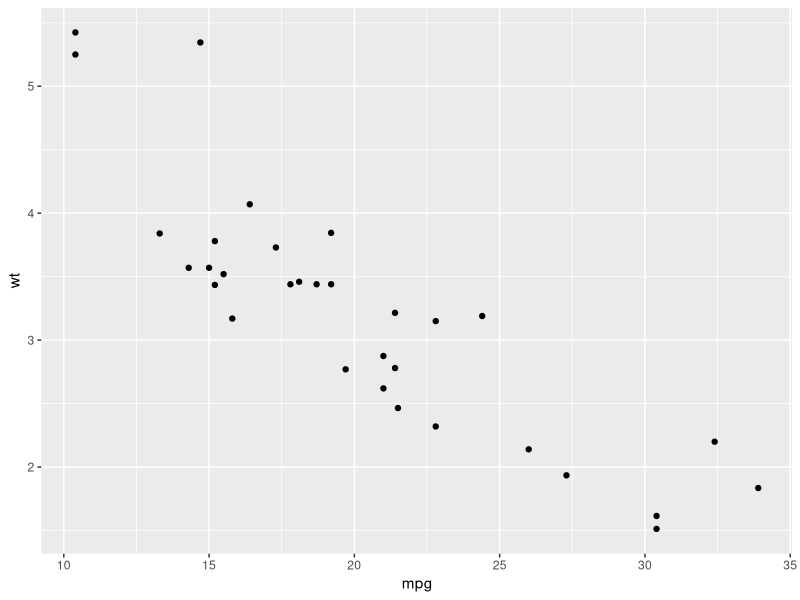
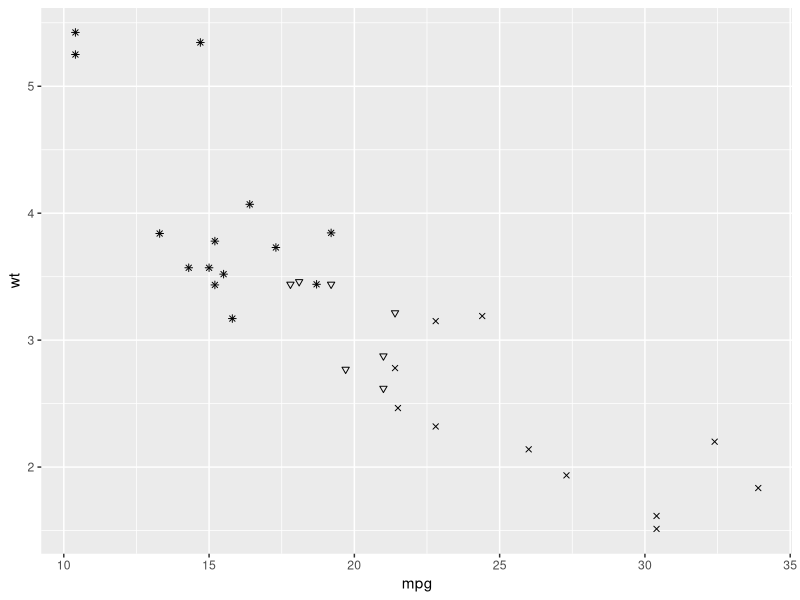
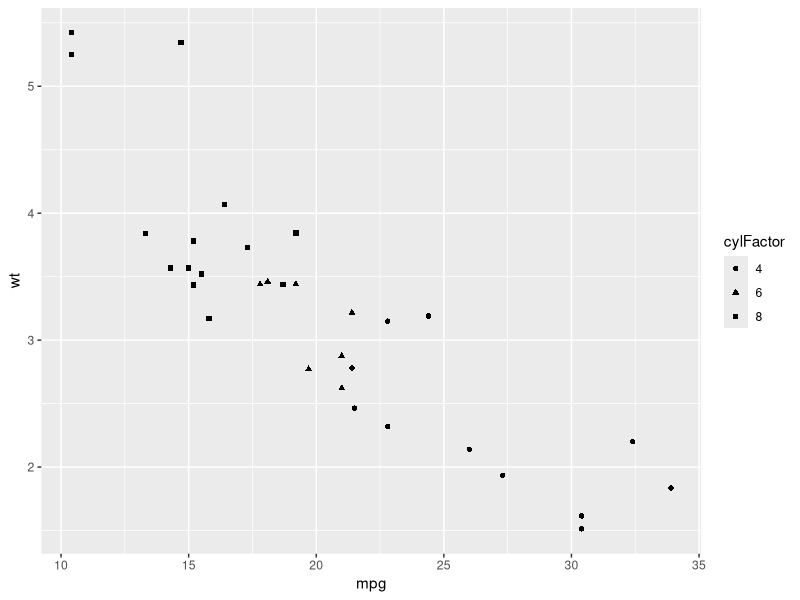
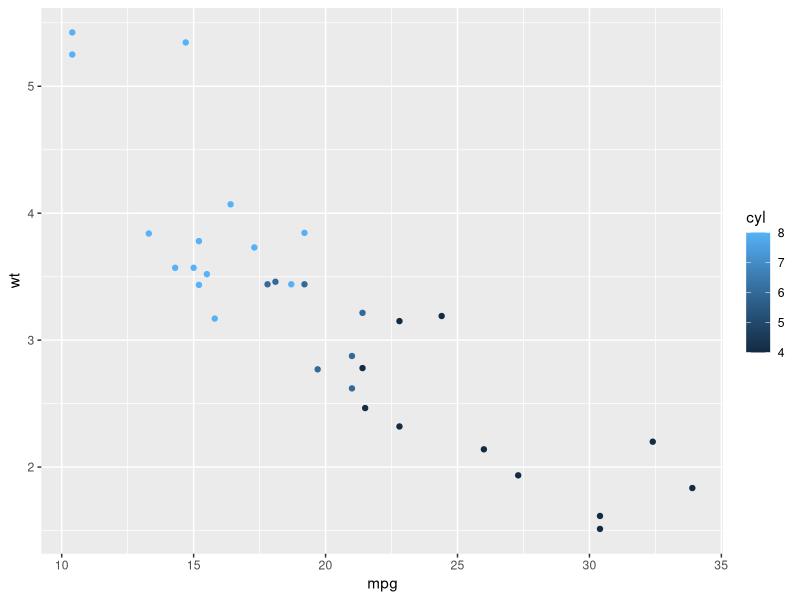
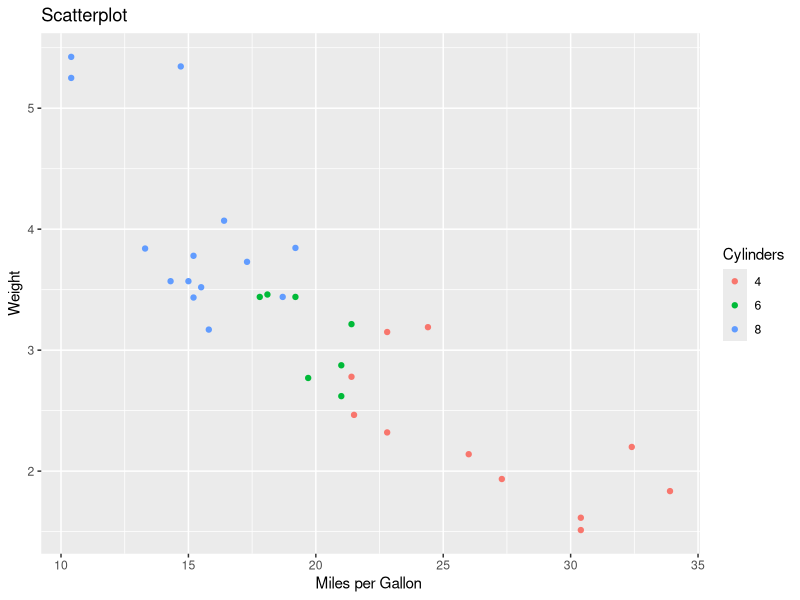
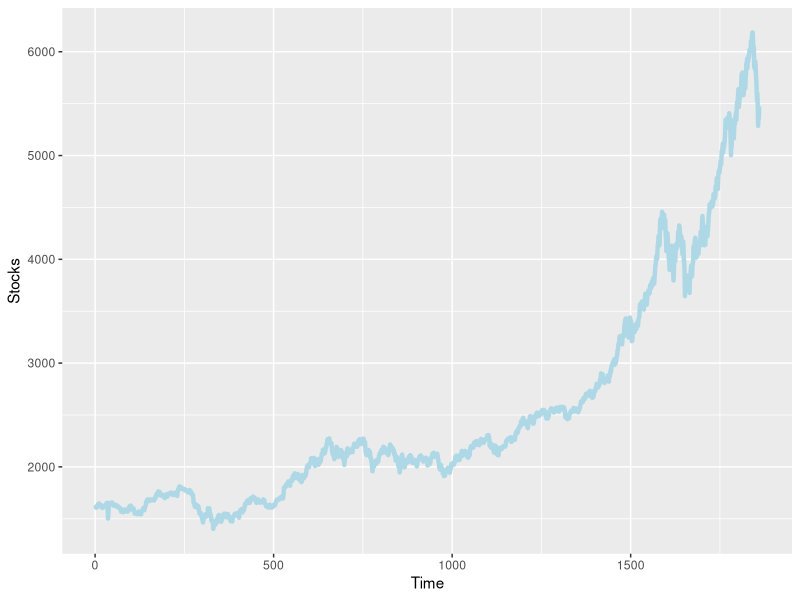
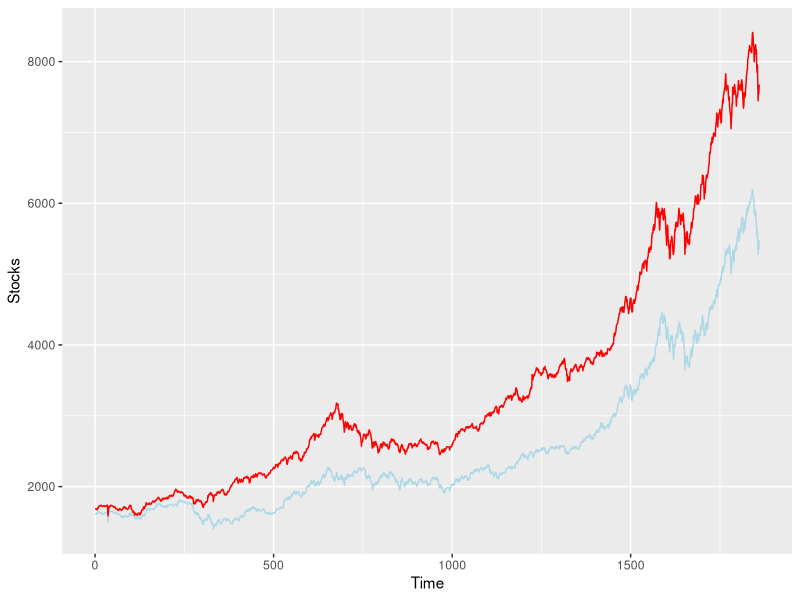
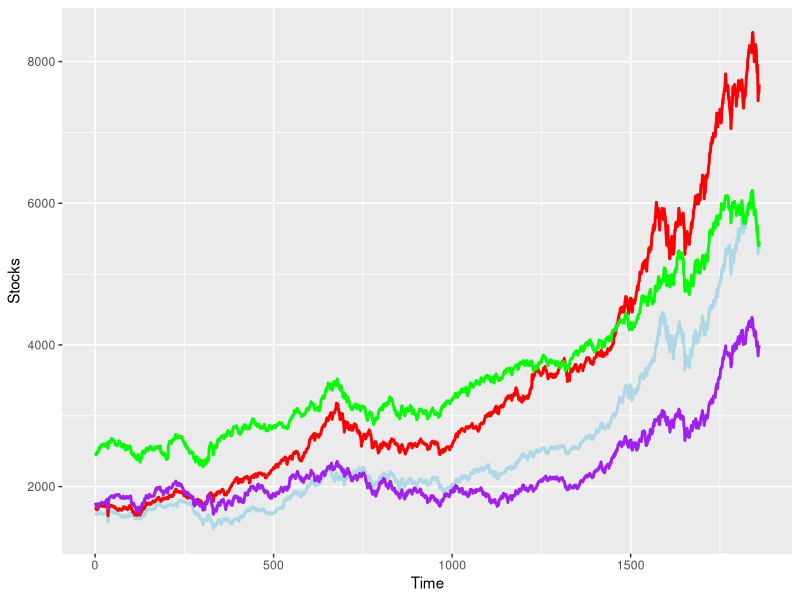

Recreate these plots in R, in order.
if("ggplot2" %in% rownames(installed.packages()) == FALSE) {install.packages("ggplot2")}
library(ggplot2)

qplot(mpg, wt, data=mtcars)

ggplot(mtcars,aes(x=mpg,y=wt,shape = cyl)) + geom_point() + scale_shape_identity()

mtcars$cylFactor<- factor(mtcars$cyl)

ggplot(mtcars,aes(x=mpg,y=wt,shape = cylFactor)) + geom_point()

ggplot(mtcars,aes(x=mpg,y=wt,color = cyl))+ geom_point(shape=19)

ggplot(mtcars,aes(x=mpg,y=wt,color = cylFactor)) + geom_point(shape=19) + xlab("Miles per Gallon ") + ylab("Weight") +
  labs(colour = "Cylinders") + ggtitle("Scatterplot")

EuStockDF <- as.data.frame(EuStockMarkets)
head(EuStockDF)

ggplot(EuStockDF,aes(x=c(1:nrow(EuStockDF)), y = DAX)) + geom_line(size=1.5, colour="light blue") + labs(x = "Time", y = "Stocks")

dax_smi_plot <- ggplot() +
  geom_line(data = EuStockDF,aes(x=c(1:nrow(EuStockDF)), y = DAX), colour="light blue") +
  geom_line(data = EuStockDF,aes(x=c(1:nrow(EuStockDF)), y = SMI), colour = "red") +
  labs(x = "Time", y = "Stocks")
print(dax_smi_plot)

all_stocks <- ggplot() +
  geom_line(data = EuStockDF,aes(x=c(1:nrow(EuStockDF)), y = DAX), size=1, colour="light blue") +
  geom_line(data = EuStockDF,aes(x=c(1:nrow(EuStockDF)), y = SMI), size =1, colour = "red") + 
  geom_line(data = EuStockDF,aes(x=c(1:nrow(EuStockDF)), y = CAC), size =1, colour = "purple") + 
  geom_line(data = EuStockDF,aes(x=c(1:nrow(EuStockDF)), y = FTSE), size =1, colour = "green") +
  labs(x = "Time", y = "Stocks")
print(all_stocks)

legend_stocks <- all_stocks + xlab("Days") + ylab("Price") + ggtitle("EU Stocks")
print(legend_stocks)

ggplot(mtcars,aes(x=mpg,y=wt))  + geom_point(shape=19) +
  geom_smooth(method="lm", se= FALSE, color = "red")

ggplot(mtcars,aes(x=mpg,y=wt,color = cylFactor)) + geom_point(shape=19) + geom_smooth(method="lm", se= TRUE, color = "red")

ggplot(mtcars,aes(x=mpg,y=wt,color = cylFactor)) + geom_point(shape=19) + 
  geom_smooth(method="lm", se= TRUE, color = "red") + xlab("Miles per Gallon ") + 
  ylab("Weight") +  labs(colour = "Cylinders") + ggtitle("Linear Regression")

ggplot(mtcars,aes(x=mpg,y=wt,color = cylFactor)) + geom_point(shape=19) + 
  geom_smooth(method="auto", se= TRUE, color = "red") + xlab("Miles per Gallon ") + 
  ylab("Weight") +  labs(colour = "Cylinders") + ggtitle("Gaussian Regression")